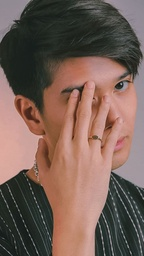
#> input picture input_image.jpg, 144 x 256 px, shrunk from 736 x 1309 before the run
$ python UASMEDIANFILTER.py
#> lines starting #> are read from the running program, lines starting #| are printed output that depends on the picture
import cv2
import numpy as np
import math
import matplotlib.pyplot as plt

def median_filter(image, kernel_size):
    # Mengambil ukuran gambar
    height, width = image.shape[:2]

    # Menghitung offset kernel
    offset = kernel_size // 2

    # Membuat array kosong untuk citra hasil median filter
    result = np.zeros(image.shape, dtype=np.uint8)

    # Memproses setiap piksel pada citra
    for i in range(offset, height - offset):
        for j in range(offset, width - offset):
            # Mengambil nilai piksel pada area kernel
            neighborhood = image[i-offset:i+offset+1, j-offset:j+offset+1]

            # Menghitung median nilai piksel pada area kernel
            median_value = np.median(neighborhood, axis=(0, 1))

            # Menyimpan nilai median ke citra hasil
            result[i, j] = median_value

    return result

def calculate_mse(original, processed):
    # Menghitung selisih antara citra asli dan citra hasil
    diff = original.astype("float") - processed.astype("float")

    # Menghitung MSE
    mse = np.mean(diff ** 2)

    return mse

def calculate_psnr(original, processed):
    # Menghitung MSE
    mse = calculate_mse(original, processed)

    # Menghitung nilai maksimum piksel
    max_pixel = np.max(original)

    # Menghitung PSNR
    psnr = 20 * math.log10(max_pixel / math.sqrt(mse))

    return psnr

# Baca citra asli
original_image = cv2.imread("input_image.jpg")
#> original_image is the input picture: shape (256, 144, 3); mean B, G, R 85.9, 95.4, 118.4

# Periksa apakah citra berhasil dibaca
if original_image is None:
    print("Gagal membaca citra")
    exit()

# Konversi citra ke format RGB
original_image_rgb = cv2.cvtColor(original_image, cv2.COLOR_BGR2RGB)

# Terapkan median filter dengan kernel 3x3
filtered_image = median_filter(original_image_rgb, kernel_size=3)
#> after the loop in median_filter, `for i in range(offset, height - offset):`:
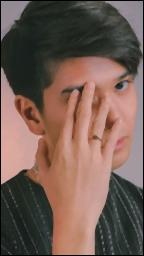
#> result: shape (256, 144, 3); mean R, G, B 115.3, 92.5, 83.1

# Hitung MSE dan PSNR dari asli ke citra dengan filter median
mse_median = calculate_mse(original_image_rgb, filtered_image)
#> in calculate_mse, `diff = original.astype("float") - processed.astype("float")`:
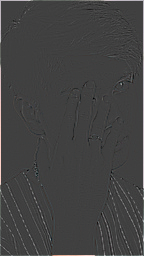
#> diff: shape (256, 144, 3) float64; mean R, G, B 3, 2.9, 2.9; drawn with min black and max white
#> in calculate_mse, `mse = np.mean(diff ** 2)`: mse = 393.9
#> mse_median = 393.9
psnr_median = calculate_psnr(original_image_rgb, filtered_image)
#> in calculate_psnr, `max_pixel = np.max(original)`: max_pixel = 230
#> in calculate_psnr, `psnr = 20 * math.log10(max_pixel / math.sqrt(mse))`: psnr = 21.28
#> psnr_median = 21.28

# Membuat citra dengan efek blur
blur_image = cv2.GaussianBlur(original_image_rgb, (51, 51), 0)
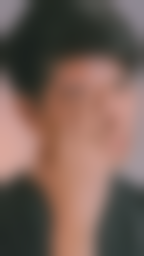
#> blur_image: shape (256, 144, 3); mean R, G, B 118.3, 95.3, 85.8

# Menampilkan citra dan histogram dalam satu frame
fig, axs = plt.subplots(2, 2, figsize=(12, 8))

# Menampilkan citra asli
plt.subplot(1, 3, 1)
plt.imshow(original_image_rgb)
plt.title("Citra Asli")


# Menampilkan citra hasil median filter (blur)
plt.subplot(1, 3, 3)
plt.imshow(blur_image)
plt.title(f"Median Filter (MSE: {mse_median:.2f}, PSNR: {psnr_median:.2f})")

# Menampilkan frame
plt.tight_layout()
plt.show()
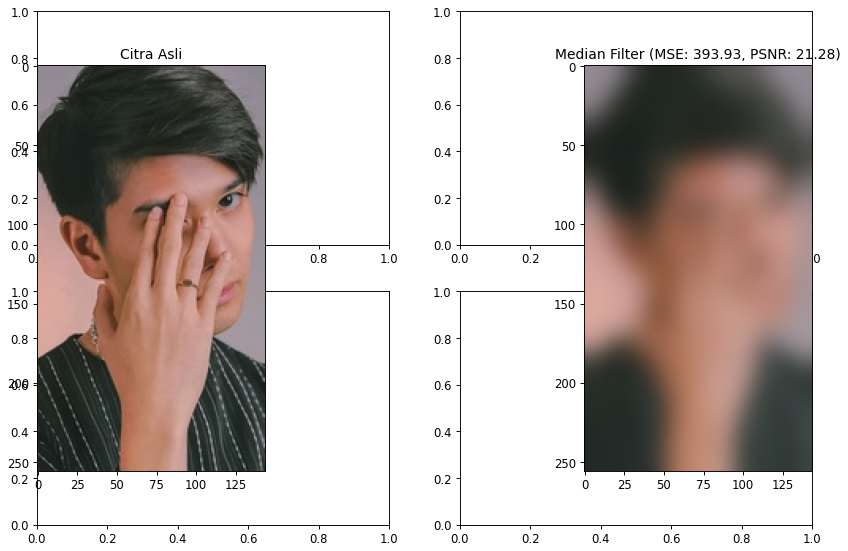
#> figure drawn by matplotlib, 2 panels
